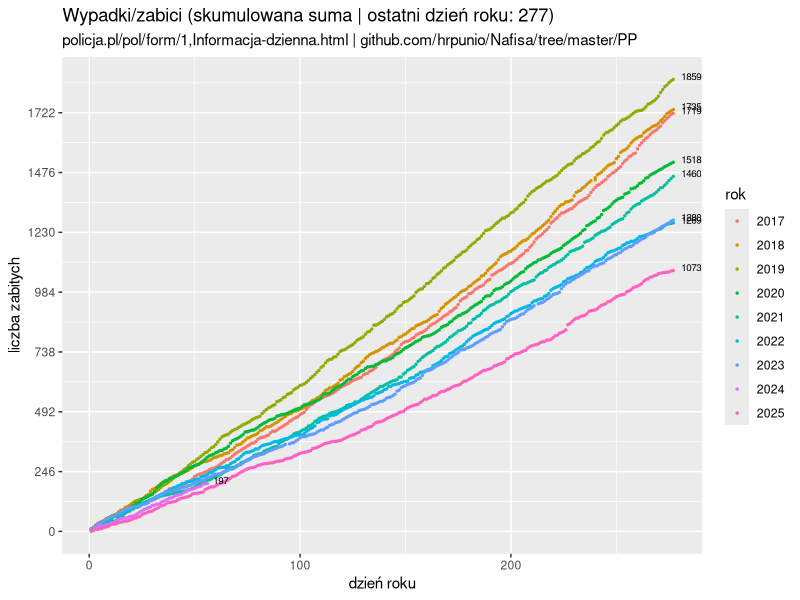
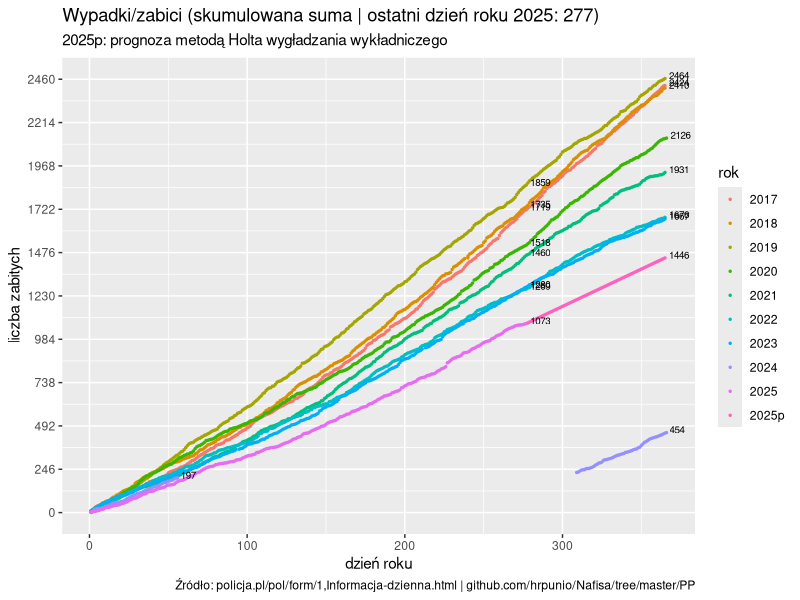
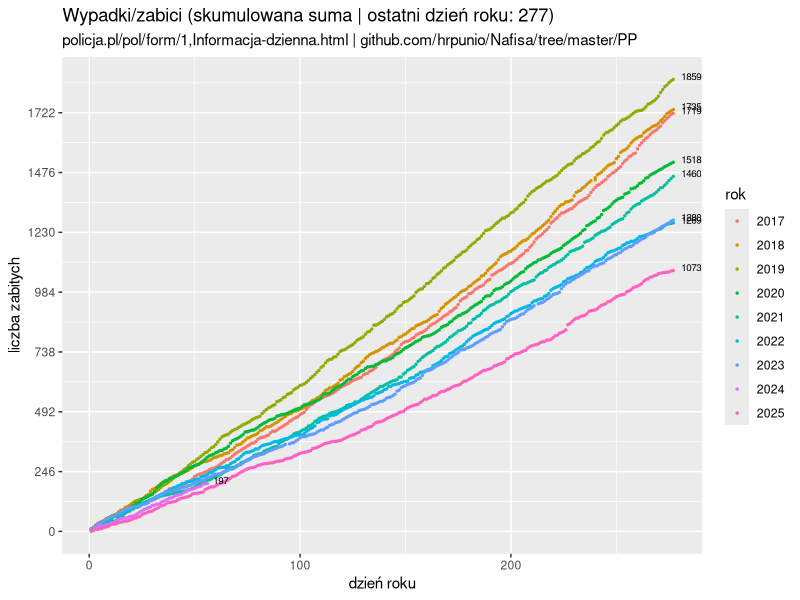
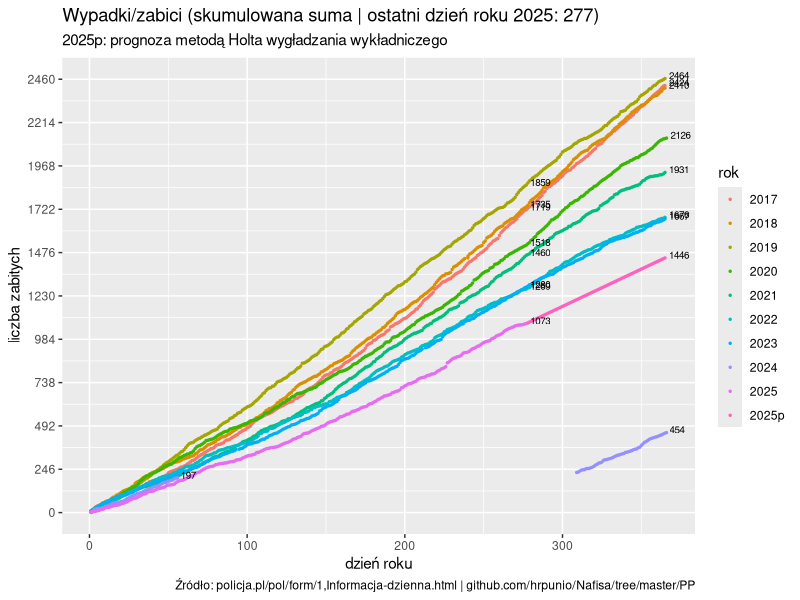

Generate these figures, in order, with R:
#! --- R ---
library("tidyverse")
library("ggplot2")
library("lubridate")
#
# Wykres skumulowanej dziennej liczby zabitych w wypadkach
# drogowych + prognoza na koniec ostatniego roku
#
dd <- read.csv("pp.csv", sep = ';',  header=T, na.string="NA") %>%
  select(data, zabici) %>%
  arrange(data) %>%
  mutate(rok = substr(data, 1, 4),
         dzienrok = yday(as.Date(data))
         ) %>%
  ## rok 2008 jest niepełny
  filter (rok > 2008) 

## dla roku 2017 i następnych
d.cum <- dd %>%
  filter (rok > 2016) %>%
  group_by(rok) %>%
  mutate( zc =cumsum(zabici), lzc = last(zc) ) %>%
  ungroup() %>%
  mutate (lday=last(dzienrok))
 ## %>%
 ## filter (dzienrok <= lday)

max.y <- max(d.cum$zc, na.rm = T)
last.y.day <- d.cum$lday

wd.y <- floor(max.y /10)

## ostatnia obserwacja
## w ostatnim roku wyznacza koniec szeregu dla każdego
## poprzedniego roku
d_last <- d.cum %>% 
  filter (dzienrok <= lday) %>%
  group_by(rok) %>% slice(which.max(dzienrok))

## Dla wszystkich lat wykres do dnia lday
p2c <- d.cum %>% filter (dzienrok <= lday) %>% 
  ggplot(aes(x= dzienrok, y=zc, color=as.factor(rok))) + 
  geom_point(size=.5) +
  #geom_smooth(method="loess", size=1, se=F, span=.5) +
  ##geom_line(size=.5, alpha=.4) +
  geom_text(data = d_last, 
     aes(x = dzienrok, y = zc, label = sprintf("%0.0f", zc)),  
     size = 2.5, vjust = 0.1, hjust=-.4, color='black') +
  xlab(label="dzień roku") +
  ylab(label='liczba zabitych') +
  scale_y_continuous(breaks=seq(0, wd.y * 10 + wd.y, by=wd.y)) +
  scale_color_hue(name="rok") +
  ggtitle(sprintf("Wypadki/zabici (skumulowana suma | ostatni dzień roku: %i)", last.y.day), 
          subtitle="policja.pl/pol/form/1,Informacja-dzienna.html | github.com/hrpunio/Nafisa/tree/master/PP") 

ggsave(plot=p2c, "PPW_Zabici_Cum.png", width=12, height = 9)
p2c
##
## Prognoza (metodą Holta)

library("forecast")

## ostatni rok
last_date <- d.cum %>% tail(n=1)
last_yr <- as.numeric( last_date$rok )
## ostatni dzień (ostatniego roku)
last_day <- as.numeric( last_date$dzienrok )

## szereg kumulowany dla ostatniego roku
last_yr_cum <- d.cum %>% filter (rok >= last_yr )

## zamień na szereg-czasowy
tzc <- ts(last_yr_cum$zc, start = c(last_yr, last_yr_cum$dzienrok), 
          frequency = 365)

## ile okresów dla prognozy?
forecast_h <- 365 - last_day

## wyznacz prognozy
fit_u  <- holt(tzc, h= forecast_h )

true_values <- rep(NA, last_day)

## cały rok, wartości empiryczne zamień na NA
xx <- c(true_values, fit_u$mean)
##length(xx)

## utwórz ramkę z ts
yy <- as.data.frame(xx)
yy <- tibble::rowid_to_column(yy, "dzienrok")

##nrow(last_yr_cum)

## wybierz tylko relewantne kolumny
d.cum.xx <- d.cum %>% select (rok, dzienrok, zc)

yy_label_f <- paste( as.character(last_yr), "p", sep='')

yy1 <- yy %>% mutate (rok = yy_label_f ) %>%
  rename (zc = xx)

## dodaj do d.cum
## szereg `last_year`p ma NA zamiast wartości empirycznych
d.cum.zz <- bind_rows(d.cum.xx, yy1)

## usuń ostatni element bo już raz jest drukowany
d_last <- head(d_last, -1)
##
d_last_last <- d.cum.zz %>% group_by(rok) %>% slice(which.max(dzienrok))

p3c <- ggplot(d.cum.zz, aes(x= dzienrok, y=zc, color=as.factor(rok))) + 
  geom_point(size=.5) +
  #geom_smooth(method="loess", size=1, se=F, span=.5) +
  ##geom_line(size=.5, alpha=.4) +
  geom_text(data = d_last, 
            aes(x = dzienrok, y = zc, label = sprintf("%0.0f", zc)),  
            size = 2.5, vjust = 0.1, hjust=-.2, color='black') +
  geom_text(data = d_last_last, 
            aes(x = dzienrok, y = zc, label = sprintf("%0.0f", zc)),  
            size = 2.5, vjust = 0.1, hjust=-.2, color='black') +
  xlab(label="dzień roku") +
  ylab(label='liczba zabitych') +
  scale_y_continuous(breaks=seq(0, wd.y * 10 + wd.y, by=wd.y)) +
  scale_color_hue(name="rok") +
  labs(caption="Źródło: policja.pl/pol/form/1,Informacja-dzienna.html | github.com/hrpunio/Nafisa/tree/master/PP") +
  ggtitle(sprintf("Wypadki/zabici (skumulowana suma | ostatni dzień roku %i: %i)", 
                  last_yr,
                  last.y.day), 
          subtitle=sprintf("%s: prognoza metodą Holta wygładzania wykładniczego", yy_label_f)) 
## 
p3c
##
ggsave(plot=p3c, "PPW_Zabici_Cum_F.png", width=12, height = 9)
##